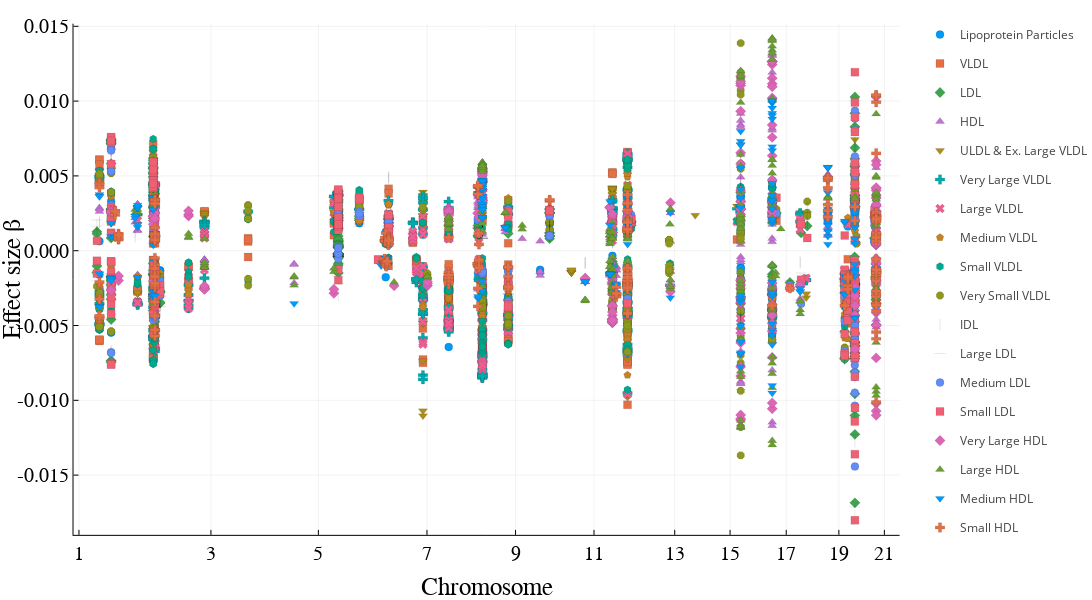

Notebook code for this chart:
### Markdown cell above
## Interactive plot (hover over SNPs to record SNP ID)

### Code cell
plotlyjs()

# find significant snps for each trait
significant_snps = [findall(!iszero, β[:, i]) for i in 1:18] 

# label x axis with chromosome
chromosomes = 1:2:22
first_appear = [findfirst(x -> x == i, chr) for i in chromosomes]

plt = plot()
for trait in 1:18
    idx = significant_snps[trait]
    scatter!(plt, idx, β[idx, trait], label=phenotypes[trait], 
        ylabel="Effect size β", xlabel="Chromosome", 
        labelfont=font(12), guidefont=font(18), tickfont=font(14), axisfont=font(12), 
        xticks = (first_appear, chromosomes),
        markershape=:auto, markerstrokewidth=0.1,
        hover = snp_id[idx],
        dpi = 300,
        size = (1500, 600)
        )
end

plt

### Figure 1 — Plotly figure (JSON) as saved in the notebook; plotly's stock layout.template omitted (floating-point values rounded to 4 significant figures; data arrays with more than 128 entries replaced by an {"elided": "..."} marker saying what was removed)
{"data": [{"colorbar": {"title": ""}, "hoverinfo": "text", "legendgroup": "Lipoprotein Particles", "marker": {"color": "rgba(0, 154, 250, 1.000)", "line": {"color": "rgba(0, 0, 0, 1.000)", "width": 0.1}, "size": 8, "symbol": "circle"}, "mode": "markers", "name": "Lipoprotein Particles", "showlegend": true, "text": {"elided": "239 str values"}, "type": "scatter", "x": {"elided": "239 int values"}, "xaxis": "x", "y": {"elided": "239 float values"}, "yaxis": "y", "zmax": null, "zmin": null}, {"colorbar": {"title": ""}, "hoverinfo": "text", "legendgroup": "VLDL", "marker": {"color": "rgba(227, 111, 71, 1.000)", "line": {"color": "rgba(0, 0, 0, 1.000)", "width": 0.1}, "size": 8, "symbol": "square"}, "mode": "markers", "name": "VLDL", "showlegend": true, "text": {"elided": "270 str values"}, "type": "scatter", "x": {"elided": "270 int values"}, "xaxis": "x", "y": {"elided": "270 float values"}, "yaxis": "y", "zmax": null, "zmin": null}, {"colorbar": {"title": ""}, "hoverinfo": "text", "legendgroup": "LDL", "marker": {"color": "rgba(62, 164, 78, 1.000)", "line": {"color": "rgba(0, 0, 0, 1.000)", "width": 0.1}, "size": 8, "symbol": "diamond"}, "mode": "markers", "name": "LDL", "showlegend": true, "text": {"elided": "288 str values"}, "type": "scatter", "x": {"elided": "288 int values"}, "xaxis": "x", "y": {"elided": "288 float values"}, "yaxis": "y", "zmax": null, "zmin": null}, {"colorbar": {"title": ""}, "hoverinfo": "text", "legendgroup": "HDL", "marker": {"color": "rgba(195, 113, 210, 1.000)", "line": {"color": "rgba(0, 0, 0, 1.000)", "width": 0.1}, "size": 8, "symbol": "triangle-up"}, "mode": "markers", "name": "HDL", "showlegend": true, "text": {"elided": "226 str values"}, "type": "scatter", "x": {"elided": "226 int values"}, "xaxis": "x", "y": {"elided": "226 float values"}, "yaxis": "y", "zmax": null, "zmin": null}, {"colorbar": {"title": ""}, "hoverinfo": "text", "legendgroup": "ULDL & Ex. Large VLDL", "marker": {"color": "rgba(172, 142, 24, 1.000)", "line": {"color": "rgba(0, 0, 0, 1.000)", "width": 0.1}, "size": 8, "symbol": "triangle-down"}, "mode": "markers", "name": "ULDL & Ex. Large VLDL", "showlegend": true, "text": {"elided": "261 str values"}, "type": "scatter", "x": {"elided": "261 int values"}, "xaxis": "x", "y": {"elided": "261 float values"}, "yaxis": "y", "zmax": null, "zmin": null}, {"colorbar": {"title": ""}, "hoverinfo": "text", "legendgroup": "Very Large VLDL", "marker": {"color": "rgba(0, 170, 174, 1.000)", "line": {"color": "rgba(0, 0, 0, 1.000)", "width": 0.1}, "size": 8, "symbol": "cross"}, "mode": "markers", "name": "Very Large VLDL", "showlegend": true, "text": {"elided": "265 str values"}, "type": "scatter", "x": {"elided": "265 int values"}, "xaxis": "x", "y": {"elided": "265 float values"}, "yaxis": "y", "zmax": null, "zmin": null}, {"colorbar": {"title": ""}, "hoverinfo": "text", "legendgroup": "Large VLDL", "marker": {"color": "rgba(237, 94, 147, 1.000)", "line": {"color": "rgba(0, 0, 0, 1.000)", "width": 0.1}, "size": 8, "symbol": "x"}, "mode": "markers", "name": "Large VLDL", "showlegend": true, "text": {"elided": "278 str values"}, "type": "scatter", "x": {"elided": "278 int values"}, "xaxis": "x", "y": {"elided": "278 float values"}, "yaxis": "y", "zmax": null, "zmin": null}, {"colorbar": {"title": ""}, "hoverinfo": "text", "legendgroup": "Medium VLDL", "marker": {"color": "rgba(198, 130, 37, 1.000)", "line": {"color": "rgba(0, 0, 0, 1.000)", "width": 0.1}, "size": 8, "symbol": "pentagon"}, "mode": "markers", "name": "Medium VLDL", "showlegend": true, "text": {"elided": "271 str values"}, "type": "scatter", "x": {"elided": "271 int values"}, "xaxis": "x", "y": {"elided": "271 float values"}, "yaxis": "y", "zmax": null, "zmin": null}, {"colorbar": {"title": ""}, "hoverinfo": "text", "legendgroup": "Small VLDL", "marker": {"color": "rgba(0, 169, 141, 1.000)", "line": {"color": "rgba(0, 0, 0, 1.000)", "width": 0.1}, "size": 8, "symbol": "hexagon"}, "mode": "markers", "name": "Small VLDL", "showlegend": true, "text": {"elided": "315 str values"}, "type": "scatter", "x": {"elided": "315 int values"}, "xaxis": "x", "y": {"elided": "315 float values"}, "yaxis": "y", "zmax": null, "zmin": null}, {"colorbar": {"title": ""}, "hoverinfo": "text", "legendgroup": "Very Small VLDL", "marker": {"color": "rgba(142, 151, 30, 1.000)", "line": {"color": "rgba(0, 0, 0, 1.000)", "width": 0.1}, "size": 8, "symbol": "octagon"}, "mode": "markers", "name": "Very Small VLDL", "showlegend": true, "text": {"elided": "306 str values"}, "type": "scatter", "x": {"elided": "306 int values"}, "xaxis": "x", "y": {"elided": "306 float values"}, "yaxis": "y", "zmax": null, "zmin": null}, {"colorbar": {"title": ""}, "hoverinfo": "text", "legendgroup": "IDL", "marker": {"color": "rgba(0, 169, 204, 1.000)", "line": {"color": "rgba(0, 0, 0, 1.000)", "width": 0.1}, "size": 8, "symbol": "line-ns"}, "mode": "markers", "name": "IDL", "showlegend": true, "text": {"elided": "225 str values"}, "type": "scatter", "x": {"elided": "225 int values"}, "xaxis": "x", "y": {"elided": "225 float values"}, "yaxis": "y", "zmax": null, "zmin": null}, {"colorbar": {"title": ""}, "hoverinfo": "text", "legendgroup": "Large LDL", "marker": {"color": "rgba(155, 127, 233, 1.000)", "line": {"color": "rgba(0, 0, 0, 1.000)", "width": 0.1}, "size": 8, "symbol": "line-ew"}, "mode": "markers", "name": "Large LDL", "showlegend": true, "text": {"elided": "250 str values"}, "type": "scatter", "x": {"elided": "250 int values"}, "xaxis": "x", "y": {"elided": "250 float values"}, "yaxis": "y", "zmax": null, "zmin": null}, {"colorbar": {"title": ""}, "hoverinfo": "text", "legendgroup": "Medium LDL", "marker": {"color": "rgba(97, 141, 246, 1.000)", "line": {"color": "rgba(0, 0, 0, 1.000)", "width": 0.1}, "size": 8, "symbol": "circle"}, "mode": "markers", "name": "Medium LDL", "showlegend": true, "text": {"elided": "249 str values"}, "type": "scatter", "x": {"elided": "249 int values"}, "xaxis": "x", "y": {"elided": "249 float values"}, "yaxis": "y", "zmax": null, "zmin": null}, {"colorbar": {"title": ""}, "hoverinfo": "text", "legendgroup": "Small LDL", "marker": {"color": "rgba(240, 96, 115, 1.000)", "line": {"color": "rgba(0, 0, 0, 1.000)", "width": 0.1}, "size": 8, "symbol": "square"}, "mode": "markers", "name": "Small LDL", "showlegend": true, "text": {"elided": "241 str values"}, "type": "scatter", "x": {"elided": "241 int values"}, "xaxis": "x", "y": {"elided": "241 float values"}, "yaxis": "y", "zmax": null, "zmin": null}, {"colorbar": {"title": ""}, "hoverinfo": "text", "legendgroup": "Very Large HDL", "marker": {"color": "rgba(221, 101, 182, 1.000)", "line": {"color": "rgba(0, 0, 0, 1.000)", "width": 0.1}, "size": 8, "symbol": "diamond"}, "mode": "markers", "name": "Very Large HDL", "showlegend": true, "text": {"elided": "273 str values"}, "type": "scatter", "x": {"elided": "273 int values"}, "xaxis": "x", "y": {"elided": "273 float values"}, "yaxis": "y", "zmax": null, "zmin": null}, {"colorbar": {"title": ""}, "hoverinfo": "text", "legendgroup": "Large HDL", "marker": {"color": "rgba(108, 159, 51, 1.000)", "line": {"color": "rgba(0, 0, 0, 1.000)", "width": 0.1}, "size": 8, "symbol": "triangle-up"}, "mode": "markers", "name": "Large HDL", "showlegend": true, "text": {"elided": "279 str values"}, "type": "scatter", "x": {"elided": "279 int values"}, "xaxis": "x", "y": {"elided": "279 float values"}, "yaxis": "y", "zmax": null, "zmin": null}, {"colorbar": {"title": ""}, "hoverinfo": "text", "legendgroup": "Medium HDL", "marker": {"color": "rgba(0, 154, 250, 1.000)", "line": {"color": "rgba(0, 0, 0, 1.000)", "width": 0.1}, "size": 8, "symbol": "triangle-down"}, "mode": "markers", "name": "Medium HDL", "showlegend": true, "text": {"elided": "221 str values"}, "type": "scatter", "x": {"elided": "221 int values"}, "xaxis": "x", "y": {"elided": "221 float values"}, "yaxis": "y", "zmax": null, "zmin": null}, {"colorbar": {"title": ""}, "hoverinfo": "text", "legendgroup": "Small HDL", "marker": {"color": "rgba(227, 111, 71, 1.000)", "line": {"color": "rgba(0, 0, 0, 1.000)", "width": 0.1}, "size": 8, "symbol": "cross"}, "mode": "markers", "name": "Small HDL", "showlegend": true, "text": {"elided": "221 str values"}, "type": "scatter", "x": {"elided": "221 int values"}, "xaxis": "x", "y": {"elided": "221 float values"}, "yaxis": "y", "zmax": null, "zmin": null}], "layout": {"annotations": [], "height": 600, "legend_position": {"bgcolor": "rgba(255, 255, 255, 1.000)", "bordercolor": "rgba(0, 0, 0, 1.000)", "borderwidth": 1, "font": {"color": "rgba(0, 0, 0, 1.000)", "family": "sans-serif", "size": 11}, "title": {"font": {"color": "rgba(0, 0, 0, 1.000)", "family": "sans-serif", "size": 15}, "text": ""}, "tracegroupgap": 0, "traceorder": "normal", "x": 1, "xanchor": "auto", "y": 1, "yanchor": "auto"}, "margin": {"b": 20, "l": 0, "r": 0, "t": 20}, "paper_bgcolor": "rgba(255, 255, 255, 1.000)", "plot_bgcolor": "rgba(255, 255, 255, 1.000)", "showlegend": true, "width": 1500, "xaxis": {"anchor": "y", "domain": [0.08151, 0.9974], "gridcolor": "rgba(0, 0, 0, 0.100)", "gridwidth": 0.5, "linecolor": "rgba(0, 0, 0, 1.000)", "mirror": false, "range": [-3068.0, 463800.0], "showgrid": true, "showline": true, "showticklabels": true, "tickangle": 0, "tickcolor": "rgb(0, 0, 0)", "tickfont": {"color": "rgba(0, 0, 0, 1.000)", "family": "sans-serif", "size": 20}, "tickmode": "array", "ticks": "inside", "ticktext": [1, 3, 5, 7, 9, 11, 13, 15, 17, 19, 21], "tickvals": [1, 74587, 135310, 196680, 246729, 291067, 336693, 367967, 399712, 429459, 455170], "title": "Chromosome", "titlefont": {"color": "rgba(0, 0, 0, 1.000)", "family": "sans-serif", "size": 25}, "type": "-", "visible": true, "zeroline": false, "zerolinecolor": "rgba(0, 0, 0, 1.000)"}, "yaxis": {"anchor": "x", "domain": [0.08064, 0.9934], "gridcolor": "rgba(0, 0, 0, 0.100)", "gridwidth": 0.5, "linecolor": "rgba(0, 0, 0, 1.000)", "mirror": false, "range": [-0.01899, 0.01518], "showgrid": true, "showline": true, "showticklabels": true, "tickangle": 0, "tickcolor": "rgb(0, 0, 0)", "tickfont": {"color": "rgba(0, 0, 0, 1.000)", "family": "sans-serif", "size": 20}, "tickmode": "array", "ticks": "inside", "ticktext": ["-0.015", "-0.010", "-0.005", "0.000", "0.005", "0.010", "0.015"], "tickvals": [-0.015, -0.01, -0.005, 0, 0.005, 0.01, 0.015], "title": "Effect size β", "titlefont": {"color": "rgba(0, 0, 0, 1.000)", "family": "sans-serif", "size": 25}, "type": "-", "visible": true, "zeroline": false, "zerolinecolor": "rgba(0, 0, 0, 1.000)"}}}
